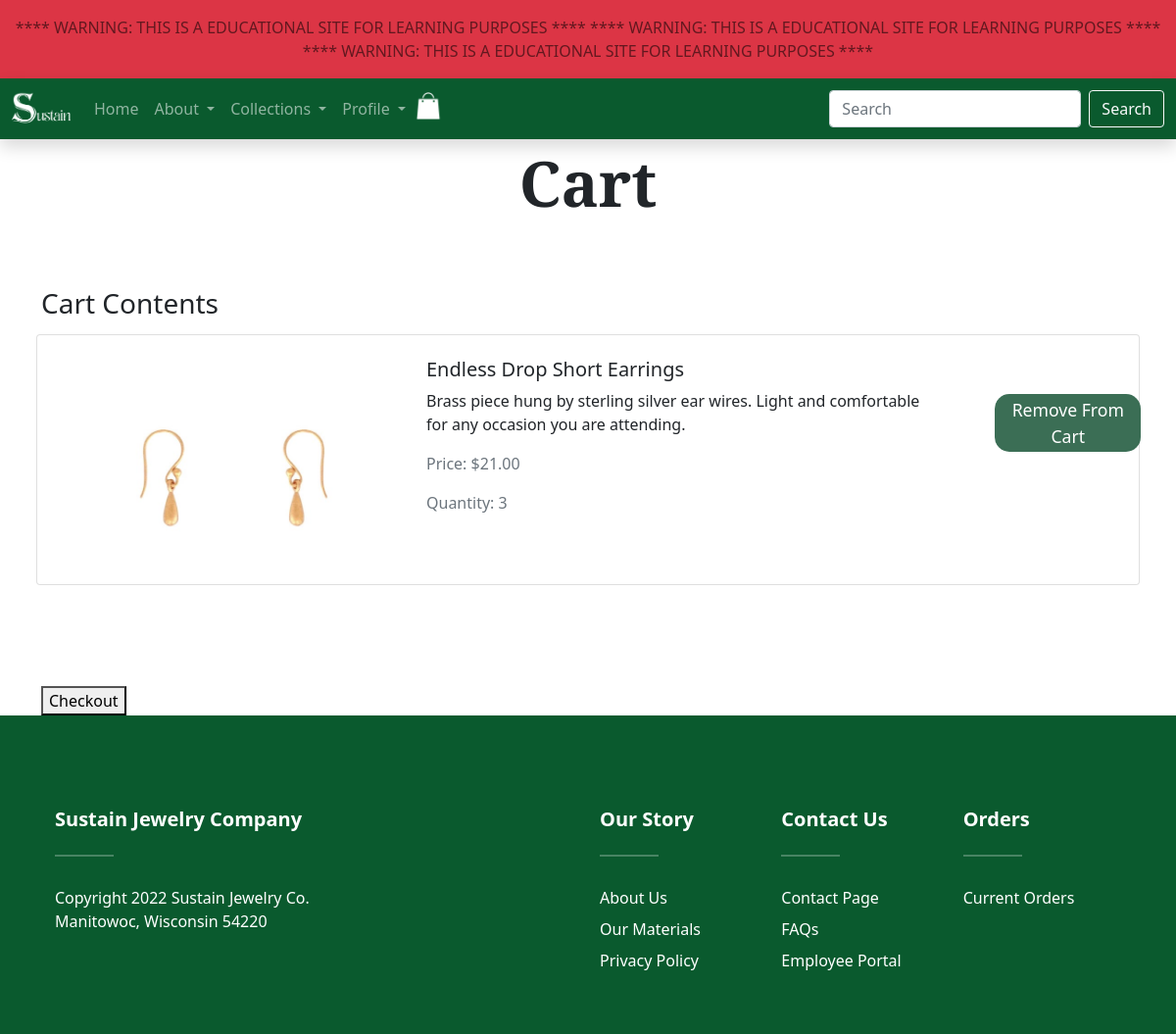
The app's page /cart.php with its own data.
### tables this page shows
CREATE TABLE `cart` (
  `cartId` int(11) NOT NULL,
  `userId` int(11) NOT NULL,
  `productId` int(11) DEFAULT NULL,
  `qty` int(11) NOT NULL
);

CREATE TABLE `products` (
  `productId` int(9) NOT NULL,
  `name` varchar(70) NOT NULL,
  `price` decimal(10,2) NOT NULL,
  `category` varchar(50) NOT NULL,
  `description` varchar(255) NOT NULL,
  `img` varchar(255) NOT NULL,
  `keywords` varchar(250) NOT NULL
);

### cart.php (the view, shortened to what this page needs)
<!DOCTYPE html>
<html>
<head>
    <link rel="stylesheet" href="assets/css/style.css">
</head>
<body class="">
    <div class="container">
        <div class="row text-center">
        <h2 class="display-3 fw-bold">Cart</h2>
        </div>
            <br><br>
        <?php
            require_once("connect-db.php");
            if($_SESSION["logged_in"] != "true"){
                    $sql = "select * from cart join products on products.productId = cart.productId WHERE userId = '999999%'";
                    $statement1 = $db->prepare($sql);
                    if($statement1->execute()){
                        $items = $statement1->fetchAll();
                    }else{
                        $error1= "Error finding cart.";
                    }
            }
        ?>
            <h3>Cart Contents</h3>
                <?php
                foreach($items as $item){?>
            <div class="row">
                <div class="card w-100">
                    <div class="row g-0">
                        <div class="col-md-4 text-center">
                            <img src="<?php echo $item["img"]?>" class="img-fluid rounded-start" style="max-height: 15rem" alt="...">
                        </div>
                        <div class="col-md-6">
                            <div class="card-body">
                                <h5 class="card-title"><?php echo $item["name"]?></h5>
                                <p class="card-text"><?php echo $item["description"]?></p>
                                <p class="card-text"><medium class="text-muted">Price: $<?php echo $item["price"]?></medium></p>
                                <p class="card-text"><medium class="text-muted">Quantity: <?php echo $item["qty"]?></medium></p>
                            </div>
                        </div>
                        <div class="col-md-2 card-body">
                            <div>
                                <form style="margin: 25%; width: 100%;" method="POST" action="<?php echo $_SERVER['PHP_SELF'];?>">
                                    <button type="submit" style="padding: 2%; background-color: rgb(59, 110, 85); color: #FFFFFF; border: 0px; border-radius: 15px; font-size: 1.1rem;"name="delete" class="redirect_button" onclick="return confirm('Are you sure you want to remove this product from your cart?')">Remove From Cart</button>
                                </form>
                            </div>
                        </div>
                    </div>
                </div>
            </div>
            <br>
            <?php } ?>
            <br><br><br>
            <article>
                <form action="confirmpurchase.php" method="post">
                <button type="submit">Checkout</button>
                </form>
                </div>
</body>
<?php include("navfooter.php");?>
</html>

### navfooter.php
<footer class="footer">
  <div class="container">
    <div class="row">
  <div class="container mt-5">
    <div class="row text-white justify-content-center mt-3 pb-3">
      <div class="col-12 col-sm-6 col-lg-6 mx-auto">
        <h5 class="text-capitalize fw-bold">Sustain Jewelry Company</h5>
        <hr class="bg-white d-inline-block mb-4" style="width: 60px; height: 2px;">
        <li class="list-inline company-list">
          Copyright 2022 Sustain Jewelry Co.
        </li>
        <li class="list-inline company-list">
          Manitowoc, Wisconsin 54220
        </li>
      </div>
      <div class="col-12 col-sm-6 col-lg-2 mb-4 mx-auto">
        <h5 class="text-capitalize fw-bold">Our Story</h5>
        <hr class="bg-white d-inline-block mb-4" style="width: 60px; height: 2px;">
        <ul class="list-inline company-list">
          <li><a href="ourStory.php">About Us</a></li>
          <li><a href="materials.php">Our Materials</a></li>
          <li><a href="webPolicy.php">Privacy Policy</a></li>
        </ul>
      </div>
      <div class="col-12 col-sm-6 col-lg-2 mb-4 mx-auto">
        <h5 class="text-capitalize fw-bold">contact us</h5>
        <hr class="bg-white d-inline-block mb-4" style="width: 60px; height: 2px;">
        <ul class="list-inline company-list">
          <li><a href="contact.php">Contact Page</a></li>
          <li><a href="profile.php">FAQs</a></li>
          <li><a href="admin.php">Employee Portal</a></li>
        </ul>
      </div>
      <div class="col-12 col-sm-6 col-lg-2 mb-4 mx-auto">
        <h5 class="text-capitalize fw-bold">orders</h5>
        <hr class="bg-white d-inline-block mb-4" style="width: 60px; height: 2px;">
        <ul class="list-inline company-list">
          <li><a href="pastUsersOrders.php">Current Orders</a></li>
        </ul>
      </div>
    </div>
  </div>
</footer>

### records on screen
cart: productId.img (picture), productId.name "Endless Drop Short Earrings", productId.description "Brass piece hung by sterling silver ear wires. Light and comfortable for any occasion you are attending.", productId.price "21.00", qty "3"
